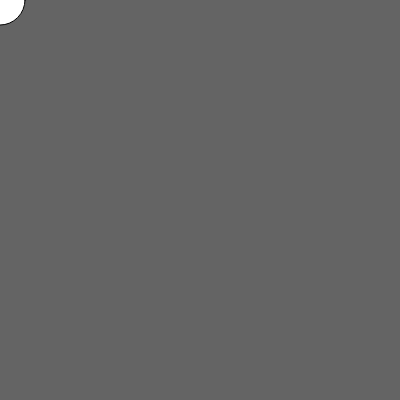
Frame 1 (no input)
Frame 60 (no input): identical to frame 1, image omitted
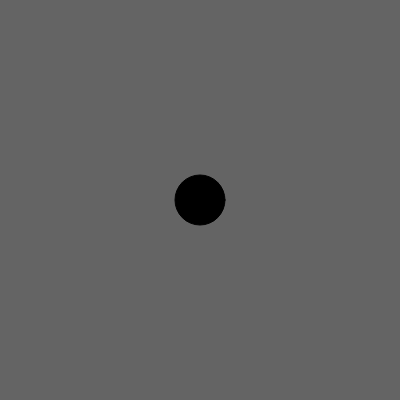
Frame 120 (the mouse pressed at the canvas centre since frame 60)

The p5.js sketch that drew these frames (run headless with seeded random() and noise() and a simulated clock; from frame 60 on, the mouse is pressed at the canvas centre):

// p5.js sketch
// ── sketch.js
function setup() {
	// put setup code here
	createCanvas(400, 400);
}

function draw() {
	// put drawing code here
	background(100)
	if(mouseIsPressed) {
    fill(0)
  }
  else {
    fill(255); 
  }
  ellipse(mouseX, mouseY, 50,50)
}
